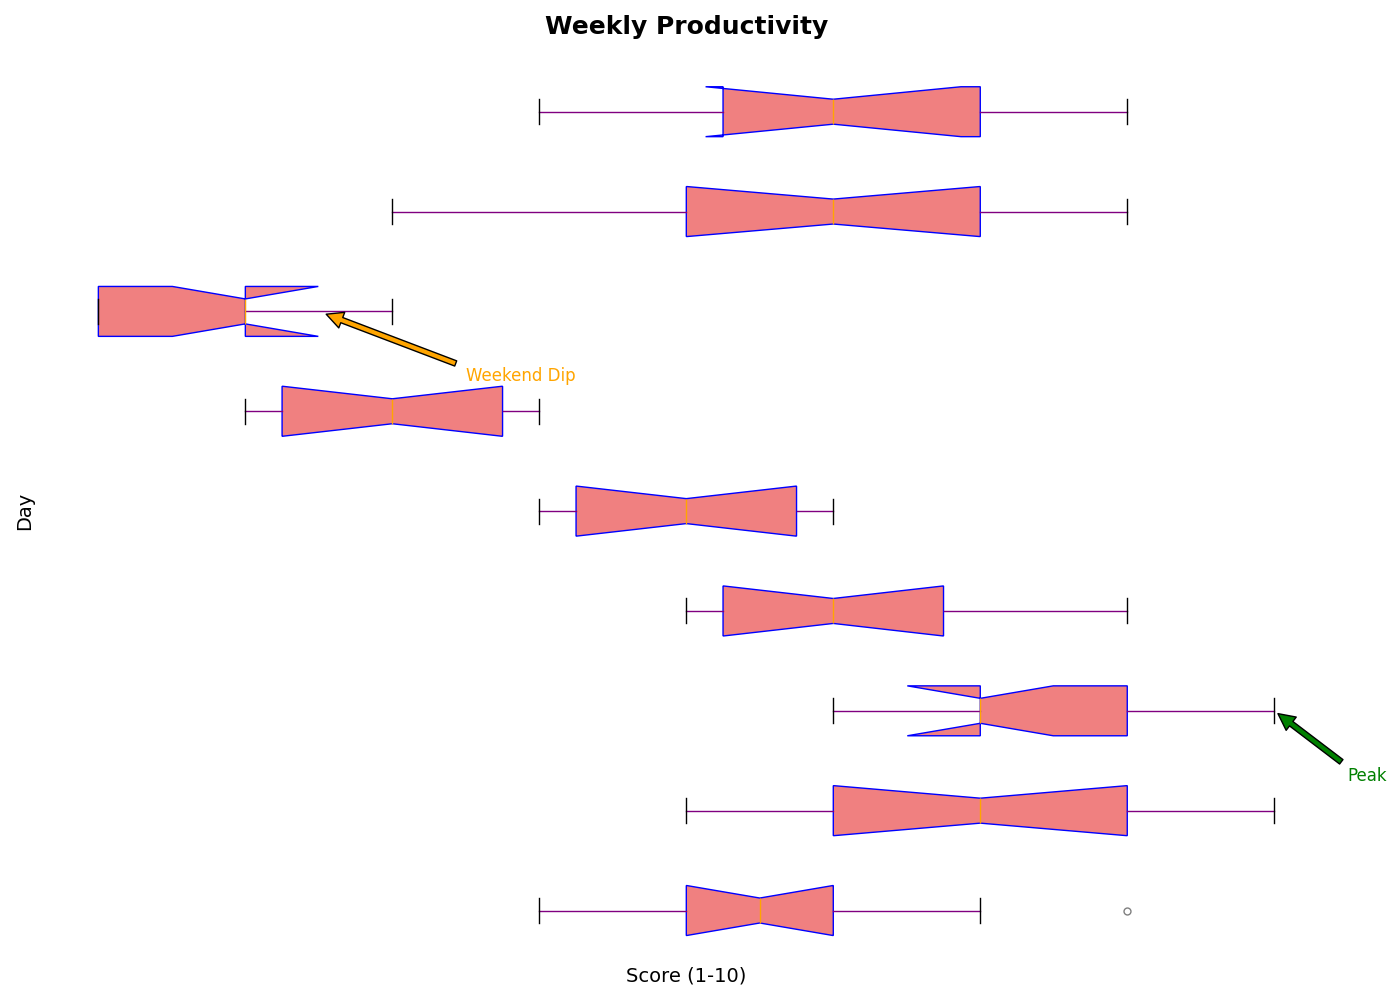

Python code for this plot:
import matplotlib.pyplot as plt

productivity_data = {
    'Mon': [4, 5, 6, 5, 7, 8, 5, 6, 4, 6],
    'Tue': [6, 7, 5, 6, 8, 9, 7, 6, 8, 9],
    'Wed': [7, 8, 6, 7, 9, 9, 7, 8, 6, 7],
    'Thu': [5, 6, 5, 6, 7, 7, 8, 6, 5, 6],
    'Fri': [4, 5, 4, 5, 6, 6, 5, 4, 5, 6],
    'Sat': [2, 3, 2, 4, 3, 4, 3, 2, 3, 4],
    'Sun': [1, 2, 1, 3, 2, 2, 3, 1, 2, 1],
    'Team A': [3, 5, 7, 6, 8, 5, 7, 6, 5, 7],
    'Team B': [4, 6, 5, 7, 6, 8, 5, 7, 6, 8]
}

box_plot_data = list(productivity_data.values())

fig, ax = plt.subplots(figsize=(14, 10))

ax.boxplot(box_plot_data, vert=False, labels=productivity_data.keys(), patch_artist=True,
           boxprops=dict(color='blue', facecolor='lightcoral'),
           medianprops=dict(color='orange'),
           whiskerprops=dict(color='purple'),
           capprops=dict(color='black'),
           flierprops=dict(marker='o', color='red', markersize=5, alpha=0.5),
           notch=True)

ax.set_title("Weekly Productivity", fontsize=18, fontweight='bold', loc='center', pad=20)
ax.set_xlabel('Score (1-10)', fontsize=14)
ax.set_ylabel('Day', fontsize=14)

ax.annotate('Peak', xy=(9, 3), xytext=(9.5, 2.3), fontsize=12, color='green',
             arrowprops=dict(facecolor='green', shrink=0.05))
ax.annotate('Weekend Dip', xy=(2.5, 7), xytext=(3.5, 6.3), fontsize=12, color='orange',
             arrowprops=dict(facecolor='orange', shrink=0.05))

ax.spines['top'].set_visible(False)
ax.spines['right'].set_visible(False)
ax.spines['left'].set_visible(False)
ax.spines['bottom'].set_visible(False)
ax.set_xticks([])
ax.set_yticks([])

plt.tight_layout()
plt.show()
